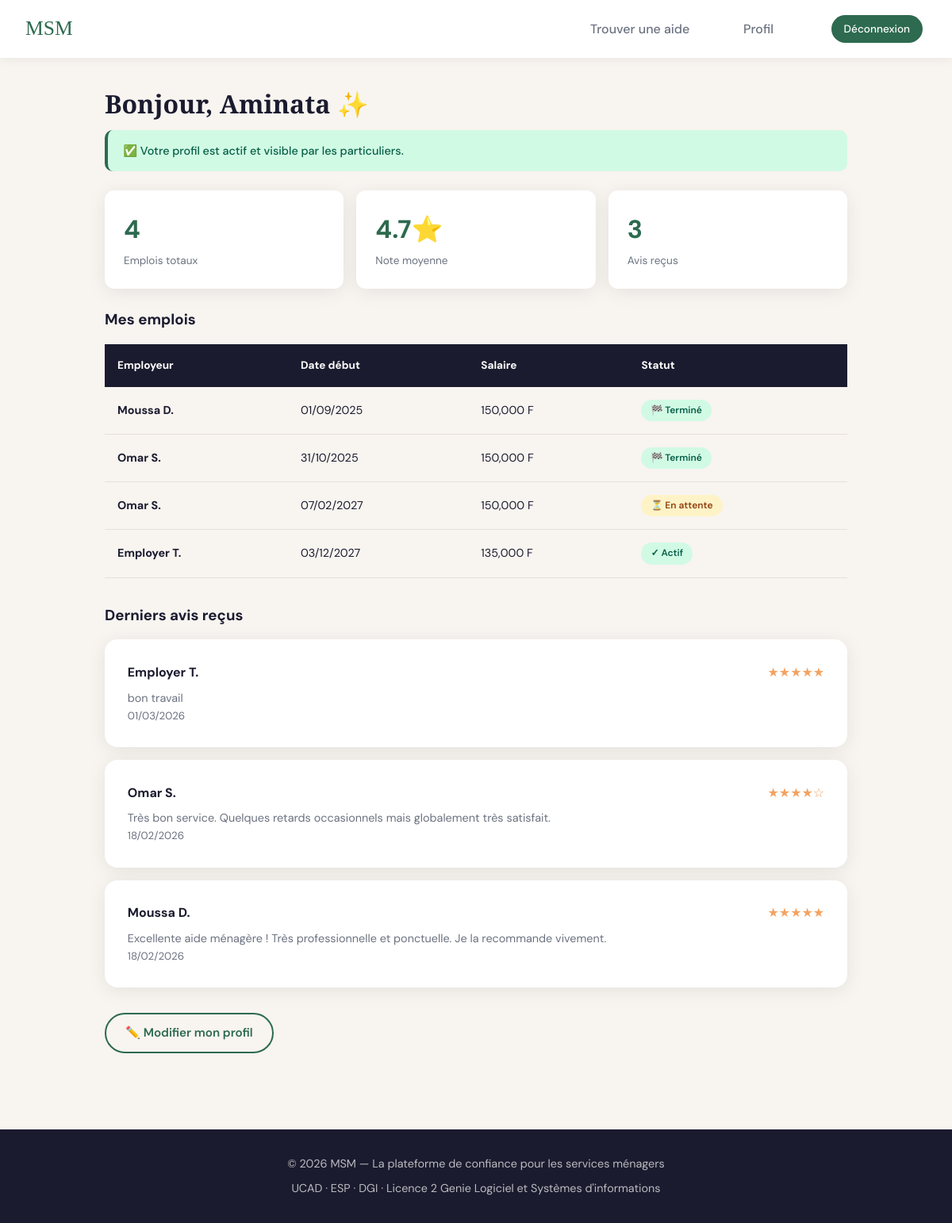
Screenshot of /profile (signed in) with the database file from the repository.
### models/models.py (models this page shows, shortened)
class User(db.Model):
    __tablename__ = "users"
    id: Mapped[int] = mapped_column(primary_key=True)
    first_name: Mapped[str]
    last_name: Mapped[str]
    phone_number: Mapped[str] = mapped_column(unique=True)
    email_address: Mapped[str] = mapped_column(unique=True)
    password_hash: Mapped[str] = mapped_column()
    status: Mapped[UserStatus] = mapped_column(
        Enum(UserStatus), default=UserStatus.PENDING
    )
    is_verified: Mapped[bool] = mapped_column(default=False)
    worker_profile: Mapped["Worker | None"] = relationship(
        back_populates="user", uselist=False
    )
    employer_profile: Mapped["Employer | None"] = relationship(
        back_populates="user", uselist=False
    )
    posts: Mapped[list["Post"]] = relationship(back_populates="author")

class Worker(db.Model):
    __tablename__ = "workers"
    id: Mapped[int] = mapped_column(primary_key=True)
    user_id: Mapped[int] = mapped_column(db.ForeignKey("users.id"), unique=True)
    desired_salary: Mapped[int]
    preferred_schedule: Mapped[Schedule] = mapped_column(Enum(Schedule))
    ratings: Mapped[list[float] | None] = mapped_column(
        JSON, nullable=True, default=list
    )
    competences: Mapped[list[str] | None] = mapped_column(
        JSON, nullable=True, default=list
    )
    description: Mapped[str | None] = mapped_column(nullable=True)
    average_rating: Mapped[float] = mapped_column(default=0.0)
    rating_count: Mapped[int] = mapped_column(default=0)
    user: Mapped[User] = relationship(back_populates="worker_profile")
    employments: Mapped[list["Employment"]] = relationship(back_populates="worker")

class Employment(db.Model):
    __tablename__ = "employments"
    id: Mapped[int] = mapped_column(primary_key=True)
    employer_id: Mapped[int] = mapped_column(db.ForeignKey("employers.id"))
    worker_id: Mapped[int] = mapped_column(db.ForeignKey("workers.id"))
    salary: Mapped[int]
    created_at: Mapped[datetime] = mapped_column(default=datetime.now)
    start_date: Mapped[date] = mapped_column(db.Date)
    end_date: Mapped[date] = mapped_column(db.Date, nullable=True)
    status: Mapped[EmploymentStatus] = mapped_column(
        Enum(EmploymentStatus), default=EmploymentStatus.PENDING
    )
    worker: Mapped["Worker"] = relationship(back_populates="employments")
    employer: Mapped["Employer"] = relationship(back_populates="employments")
    reviews: Mapped[list["Review"]] = relationship(back_populates="employment")

class Review(db.Model):
    __tablename__ = "reviews"
    id: Mapped[int] = mapped_column(primary_key=True)
    employment_id: Mapped[int] = mapped_column(db.ForeignKey("employments.id"))
    reviewer_id: Mapped[int] = mapped_column(db.ForeignKey("users.id"))
    reviewee_id: Mapped[int] = mapped_column(db.ForeignKey("users.id"))
    review_type: Mapped[ReviewType] = mapped_column(Enum(ReviewType))
    rating: Mapped[float] = mapped_column(
        CheckConstraint("rating >= 1 AND rating <= 5")
    )
    comment: Mapped[str | None] = mapped_column(nullable=True)
    created_at: Mapped[datetime] = mapped_column(default=datetime.now)
    employment: Mapped["Employment"] = relationship(back_populates="reviews")
    reviewer: Mapped["User"] = relationship(foreign_keys=[reviewer_id])
    reviewee: Mapped["User"] = relationship(foreign_keys=[reviewee_id])

### routes/user.py (the view)
@user_bp.route("/profile")
@login_required
def profile():
    user_id = session.get("user_id")
    role = session.get("role")
    if not user_id:
        return "User id is required", 400
    stmt = (
        select(User)
        .filter_by(id=user_id)
        .options(
            joinedload(User.worker_profile).joinedload(Worker.employments),
            joinedload(User.employer_profile).joinedload(Employer.employments),
        )
    )
    user = db.session.execute(stmt).scalars().first()
    if not user:
        return "User not found", 404
    if role == "worker":
        return render_worker_dashboard(user)
    else:
        return render_employer_dashboard(user)

### routes/user.py (called while the page is built)
def render_worker_dashboard(user):
    worker = user.worker_profile
    if not worker:
        return redirect(url_for("user.complete_profile"))
    employments = worker.employments
    total_employments = len(employments)
    stmt = (
        select(Review)
        .filter_by(reviewee_id=user.id, review_type=ReviewType.WORKER)
        .order_by(Review.created_at.desc())
        .limit(5)
    )
    recent_reviews = db.session.execute(stmt).scalars().all()
    return render_template(
        "worker_dashboard.html",
        user=user,
        worker=worker,
        employments=employments,
        total_employments=total_employments,
        recent_reviews=recent_reviews,
    )

### utils.py (called while the page is built)
def login_required(f):
    @wraps(f)
    def decorated_function(*args, **kwargs):
        if "user_id" not in session:
            flash("Please log in to access this page")
            return redirect(url_for("auth.login"))
        return f(*args, **kwargs)
    return decorated_function

### templates/worker_dashboard.html (shortened to what this page needs)
{% extends "layout.html" %} {% block main %}
<div class="dashboard-content" style="padding: 2rem; max-width: 1000px; margin: 0 auto; overflow-x: hidden;">
    <h2 class="section-title">Bonjour, {{ user.first_name }} ✨</h2>
    {% if user.status.value == 'pending' %}
    <div class="alert alert-info">
        ⏳ Votre profil est en cours de vérification. Vous serez notifié(e) dès
        qu'il sera validé.
    </div>
    {% elif user.status.value == 'validated' %}
    <div class="alert alert-success">
        ✅ Votre profil est actif et visible par les particuliers.
    </div>
    {% elif user.status.value == 'suspended' %}
    <div class="alert alert-error">
        ⚠️ Votre compte est suspendu. Contactez le support.
    </div>
    {% endif %}
    <div class="stats-grid" style="margin: 1.5rem 0">
        <div class="stat-card">
            <div class="stat-value">{{ total_employments }}</div>
            <div class="stat-label">Emplois totaux</div>
        </div>
        <div class="stat-card">
            <div class="stat-value">
                {{ "%.1f"|format(worker.average_rating) }}⭐
            </div>
            <div class="stat-label">Note moyenne</div>
        </div>
        <div class="stat-card">
            <div class="stat-value">{{ worker.rating_count }}</div>
            <div class="stat-label">Avis reçus</div>
        </div>
    </div>
    <h3 style="margin-bottom: 1rem">Mes emplois</h3>
    <div class="table-wrapper" style="margin-bottom: 2rem; overflow-x: auto; -webkit-overflow-scrolling: touch; margin-left: -1rem; margin-right: -1rem; padding: 0 1rem;">
        <table style="min-width: 600px; width: 100%">
            <thead>
                <tr>
                    <th>Employeur</th>
                    <th>Date début</th>
                    <th>Salaire</th>
                    <th>Statut</th>
                </tr>
            </thead>
            <tbody>
                 {% for employment in employments %}
                <tr>
                    <td>
                        <strong
                            >{{ employment.employer.user.first_name }} {{
                            employment.employer.user.last_name[0] }}.</strong
                        >
                    </td>
                    <td>{{ employment.start_date.strftime('%d/%m/%Y') }}</td>
                    <td>{{ "{:,}".format(employment.salary) }} F</td>
                    <td>
                        {% if employment.status.value == 'active' %}
                        <span class="badge badge-green">✓ Actif</span>
                        {% elif employment.status.value == 'completed' %}
                        <span class="badge badge-green">🏁 Terminé</span>
                        {% elif employment.status.value == 'cancelled' %}
                        <span class="badge badge-red">Annulé</span>
                        {% else %}
                        <span class="badge badge-yellow">⏳ En attente</span>
                        {% endif %}
                    </td>
                </tr>
                {% endfor %}
            </tbody>
        </table>
    </div>
    <h3 style="margin-bottom: 1rem">Derniers avis reçus</h3>
     {% for review in recent_reviews %}
    <div class="card" style="margin-bottom: 1rem">
        <div
            style="
                display: flex;
                justify-content: space-between;
                align-items: center;
            "
        >
            <strong
                >{{ review.reviewer.first_name }} {{
                review.reviewer.last_name[0] }}.</strong
            >
            <span class="stars"
                >{{ '★' * review.rating|int }}{{ '☆' * (5 - review.rating|int)
                }}</span
            >
        </div>
        {% if review.comment %}
        <p style="margin-top: 0.5rem; color: var(--gray); font-size: 0.9rem">
            {{ review.comment }}
        </p>
        {% endif %}
        <small style="color: var(--gray)"
            >{{ review.created_at.strftime('%d/%m/%Y') }}</small
        >
    </div>
    {% endfor %}
    <a
        href="{{ url_for('user.complete_profile') }}"
        class="btn btn-outline"
        style="margin-top: 1rem"
    >
        ✏️ Modifier mon profil
    </a>
</div>
{% endblock %}

### static/style.css (style rules this page uses)
:root { --primary: #2d6a4f; --primary-light: #52b788; --accent: #f4a261; --dark: #1b1b2f; --light: #f8f4f0; --white: #ffffff; --gray: #6b7280; --danger: #ef4444; --border: #e5e0d8; --shadow: 0 4px 24px rgba(0, 0, 0, 0.08); --radius: 16px; }
* { margin: 0; padding: 0; box-sizing: border-box; }
html, body { overflow-x: hidden; max-width: 100vw; }
body { min-height: 100vh; font-family: "DM Sans", sans-serif; background: var(--light); color: var(--dark); line-height: 1.6; display: grid; grid-template-rows: auto 1fr auto; }
.btn { padding: 0.7rem 1.5rem; border-radius: 50px; border: none; cursor: pointer; font-family: "DM Sans", sans-serif; font-size: 0.95rem; font-weight: 600; text-decoration: none; display: inline-block; transition: all 0.25s; }
.btn-outline { background: transparent; border: 2px solid var(--primary); color: var(--primary); }
.card { display: grid; grid-template-rows: auto auto auto 1fr auto; background: white; border-radius: var(--radius); padding: 1.8rem; box-shadow: var(--shadow); transition: transform 0.25s, box-shadow 0.25s; height: 100%; }
.badge { display: inline-block; white-space: nowrap; padding: 0.25rem 0.75rem; border-radius: 50px; font-size: 0.75rem; font-weight: 600; }
.badge-green { background: #d1fae5; color: #065f46; }
.badge-yellow { background: #fef3c7; color: #92400e; }
.stars { color: var(--accent); font-size: 1rem; }
.section-title { font-family: "Playfair Display", serif; font-size: 2rem; margin-bottom: 0.5rem; color: var(--dark); }
.alert { padding: 0.9rem 1.2rem; border-radius: 10px; margin-bottom: 1.2rem; font-size: 0.9rem; font-weight: 500; }
.alert-success { background: #d1fae5; color: #065f46; border-left: 4px solid var(--primary); }
.stats-grid { display: grid; grid-template-columns: repeat(auto-fit, minmax(180px, 1fr)); gap: 1rem; margin-bottom: 2rem; }
.stat-card { background: white; border-radius: 12px; padding: 1.5rem; box-shadow: var(--shadow); }
.stat-value { font-size: 2rem; font-weight: 700; color: var(--primary); }
.stat-label { color: var(--gray); font-size: 0.85rem; margin-top: 0.2rem; }
table { width: 100%; border-collapse: collapse; }
th { background: var(--dark); color: white; padding: 1rem; text-align: left; font-size: 0.85rem; }
td { padding: 1rem; border-bottom: 1px solid var(--border); font-size: 0.9rem; }

### rows the page displays
User: first_name "Aminata"
Worker: average_rating "4.7", rating_count "3"
Employment: employer.user.first_name "Moussa", employer.user "D", start_date "01/09/2025", salary "150,000", status "🏁 Terminé"
Employment: employer.user.first_name "Omar", employer.user "S", start_date "31/10/2025", salary "150,000", status "🏁 Terminé"
Employment: employer.user.first_name "Omar", employer.user "S", start_date "07/02/2027", salary "150,000", status "⏳ En attente"
Employment: employer.user.first_name "Employer", employer.user "T", start_date "03/12/2027", salary "135,000", status "✓ Actif"
Review: reviewer.first_name "Employer", reviewer "T", rating "★★★★★", comment "bon travail", created_at "01/03/2026"
Review: reviewer.first_name "Omar", reviewer "S", rating "★★★★", rating "☆", comment "Très bon service. Quelques retards occasionnels mais globalement très satisfait.", created_at "18/02/2026"
Review: reviewer.first_name "Moussa", reviewer "D", rating "★★★★★", comment "Excellente aide ménagère ! Très professionnelle et ponctuelle. Je la recommande vivement.", created_at "18/02/2026"

### other values shown
{{ total_employments }} "4"
